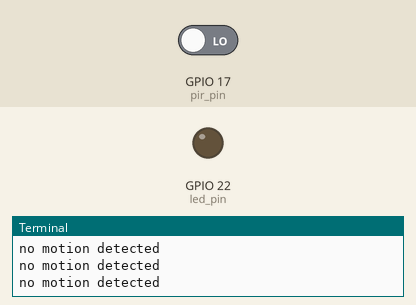
A program run on a simulated Raspberry Pi (BCM pin numbers). Shown: output pins drawn as LEDs (lit = HIGH), the last lines printed to the terminal. Inputs (shaded band) come from the test bench; at power-on: GPIO 17 (pir_pin) LOW.

Above: at 1.2 s.
1.3 s: GPIO 17 (pir_pin) driven HIGH
At 1.62 s:
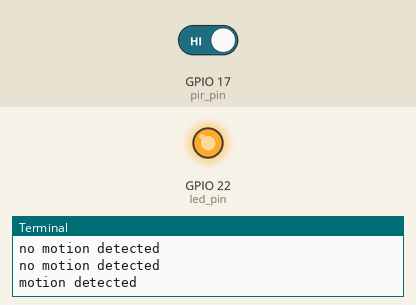
4.3 s: GPIO 17 (pir_pin) driven LOW
At 5.2 s:
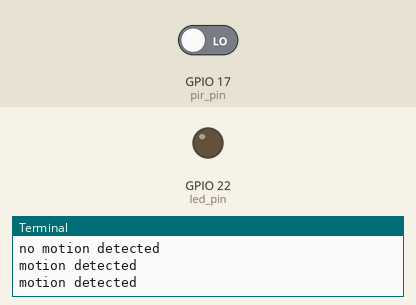
Timing chart, 0 to 7.3 s (numbered marks = the images above; inputs shaded):
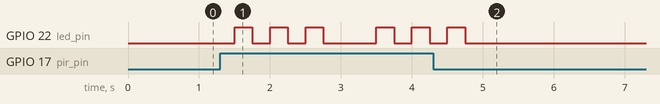

The program:

blink_led__2_.py
```python
#blink_led.py
import RPi.GPIO as GPIO
from time import sleep

def blink_delay(led_pin,delay_time,upper_limit):
    for i in range(0,upper_limit):
        GPIO.output(led_pin,True)
        sleep(delay_time)
        GPIO.output(led_pin,False)
        sleep(delay_time)

def main():
    GPIO.setmode(GPIO.BCM)
    led_pin = 22 #GPIO 22
    GPIO.setup(led_pin,GPIO.OUT)
    pir_pin = 17 #GPIO 17
    GPIO.setup(pir_pin,GPIO.IN)
    try:
        while True:
            if GPIO.input(pir_pin) == 1:
                print("motion detected")
                blink_delay(led_pin,0.25,3)
                #blink_delay(led_pin,0.5,3)
            else:
                print("no motion detected")
            sleep(0.5)
    except KeyboardInterrupt:
        print("Exiting...")
    finally:
        GPIO.cleanup()

main()
```

Measured:
- after the input at 1.3 s, GPIO 22 (led_pin): LOW → HIGH after 0.20 s, → LOW 0.25 s later, → HIGH 0.25 s later, → LOW 0.25 s later, … (10 changes in this stretch)
- after the input at 4.3 s, GPIO 22 (led_pin): goes on until 4.8 s, then stays LOW
